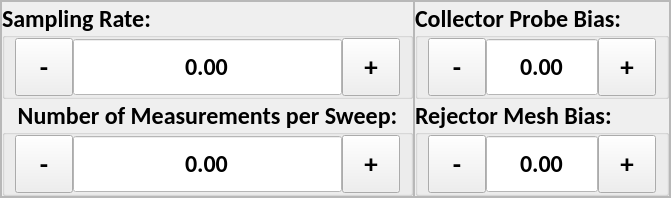
         <widget class="QFrame" name="frame_18">
          <property name="frameShape">
           <enum>QFrame::StyledPanel</enum>
          </property>
          <property name="frameShadow">
           <enum>QFrame::Raised</enum>
          </property>
          <layout class="QHBoxLayout" name="horizontalLayout_29">
           <property name="spacing">
            <number>0</number>
           </property>
           <property name="leftMargin">
            <number>0</number>
           </property>
           <property name="topMargin">
            <number>0</number>
           </property>
           <property name="rightMargin">
            <number>0</number>
           </property>
           <property name="bottomMargin">
            <number>0</number>
           </property>
           <item>
            <widget class="QFrame" name="frame_19">
             <property name="frameShape">
              <enum>QFrame::StyledPanel</enum>
             </property>
             <property name="frameShadow">
              <enum>QFrame::Raised</enum>
             </property>
             <layout class="QVBoxLayout" name="verticalLayout_20">
              <property name="spacing">
               <number>0</number>
              </property>
              <property name="leftMargin">
               <number>0</number>
              </property>
              <property name="topMargin">
               <number>0</number>
              </property>
              <property name="rightMargin">
               <number>0</number>
              </property>
              <property name="bottomMargin">
               <number>0</number>
              </property>
              <item>
               <widget class="QGroupBox" name="iea_sampling_rate_gb">
                <property name="font">
                 <font>
                  <family>Calibri</family>
                  <pointsize>18</pointsize>
                  <weight>75</weight>
                  <bold>true</bold>
                 </font>
                </property>
                <property name="styleSheet">
                 <string notr="true"/>
                </property>
                <property name="title">
                 <string>Sampling Rate:</string>
                </property>
                <property name="alignment">
                 <set>Qt::AlignLeading|Qt::AlignLeft|Qt::AlignVCenter</set>
                </property>
                <layout class="QHBoxLayout" name="horizontalLayout_30">
                 <property name="spacing">
                  <number>0</number>
                 </property>
                 <property name="leftMargin">
                  <number>10</number>
                 </property>
                 <property name="topMargin">
                  <number>0</number>
                 </property>
                 <property name="rightMargin">
                  <number>10</number>
                 </property>
                 <property name="bottomMargin">
                  <number>0</number>
                 </property>
                 <item>
                  <widget class="QToolButton" name="iea_sampling_rate_minus">
                   <property name="minimumSize">
                    <size>
                     <width>58</width>
                     <height>58</height>
                    </size>
                   </property>
                   <property name="maximumSize">
                    <size>
                     <width>58</width>
                     <height>58</height>
                    </size>
                   </property>
                   <property name="font">
                    <font>
                     <pointsize>20</pointsize>
                     <weight>75</weight>
                     <bold>true</bold>
                    </font>
                   </property>
                   <property name="text">
                    <string>-</string>
                   </property>
                  </widget>
                 </item>
                 <item>
                  <widget class="QDoubleSpinBox" name="iea_sampling_rate_input">
                   <property name="minimumSize">
                    <size>
                     <width>0</width>
                     <height>58</height>
                    </size>
                   </property>
                   <property name="maximumSize">
                    <size>
                     <width>1000</width>
                     <height>58</height>
                    </size>
                   </property>
                   <property name="font">
                    <font>
                     <family>Calibri</family>
                     <pointsize>18</pointsize>
                    </font>
                   </property>
                   <property name="focusPolicy">
                    <enum>Qt::NoFocus</enum>
                   </property>
                   <property name="layoutDirection">
                    <enum>Qt::LeftToRight</enum>
                   </property>
                   <property name="styleSheet">
                    <string notr="true">QDoubleSpinBox {
	background-color: #FFFFFF;
}</string>
                   </property>
                   <property name="alignment">
                    <set>Qt::AlignCenter</set>
                   </property>
                   <property name="readOnly">
                    <bool>true</bool>
                   </property>
                   <property name="buttonSymbols">
                    <enum>QAbstractSpinBox::NoButtons</enum>
                   </property>
                   <property name="correctionMode">
                    <enum>QAbstractSpinBox::CorrectToPreviousValue</enum>
                   </property>
                   <property name="showGroupSeparator" stdset="0">
                    <bool>false</bool>
                   </property>
                   <property name="decimals">
                    <number>2</number>
                   </property>
                   <property name="minimum">
                    <double>-10000.000000000000000</double>
                   </property>
                   <property name="maximum">
                    <double>10000.000000000000000</double>
                   </property>
                  </widget>
                 </item>
                 <item>
                  <widget class="QToolButton" name="iea_sampling_rate_plus">
                   <property name="minimumSize">
                    <size>
                     <width>58</width>
                     <height>58</height>
                    </size>
                   </property>
                   <property name="maximumSize">
                    <size>
                     <width>16777215</width>
                     <height>58</height>
                    </size>
                   </property>
                   <property name="font">
                    <font>
                     <pointsize>20</pointsize>
                     <weight>75</weight>
                     <bold>true</bold>
                    </font>
                   </property>
                   <property name="focusPolicy">
                    <enum>Qt::NoFocus</enum>
                   </property>
                   <property name="text">
                    <string>+</string>
                   </property>
                  </widget>
                 </item>
                </layout>
               </widget>
              </item>
              <item>
               <widget class="QGroupBox" name="iea_num_measurements_gb">
                <property name="font">
                 <font>
                  <family>Calibri</family>
                  <pointsize>18</pointsize>
                  <weight>75</weight>
                  <bold>true</bold>
                 </font>
                </property>
                <property name="title">
                 <string>Number of Measurements per Sweep:</string>
                </property>
                <property name="alignment">
                 <set>Qt::AlignCenter</set>
                </property>
                <layout class="QHBoxLayout" name="horizontalLayout_31">
                 <property name="spacing">
                  <number>0</number>
                 </property>
                 <property name="leftMargin">
                  <number>10</number>
                 </property>
                 <property name="topMargin">
                  <number>0</number>
                 </property>
                 <property name="rightMargin">
                  <number>10</number>
                 </property>
                 <property name="bottomMargin">
                  <number>0</number>
                 </property>
                 <item>
                  <widget class="QToolButton" name="iea_num_measurements_minus">
                   <property name="minimumSize">
                    <size>
                     <width>58</width>
                     <height>58</height>
                    </size>
                   </property>
                   <property name="maximumSize">
                    <size>
                     <width>58</width>
                     <height>58</height>
                    </size>
                   </property>
                   <property name="font">
                    <font>
                     <pointsize>20</pointsize>
                     <weight>75</weight>
                     <bold>true</bold>
                    </font>
                   </property>
                   <property name="text">
                    <string>-</string>
                   </property>
                  </widget>
                 </item>
                 <item>
                  <widget class="QDoubleSpinBox" name="iea_num_measurements_input">
                   <property name="minimumSize">
                    <size>
                     <width>0</width>
                     <height>58</height>
                    </size>
                   </property>
                   <property name="maximumSize">
                    <size>
                     <width>1000</width>
                     <height>58</height>
                    </size>
                   </property>
                   <property name="font">
                    <font>
                     <family>Calibri</family>
                     <pointsize>18</pointsize>
                    </font>
                   </property>
                   <property name="styleSheet">
                    <string notr="true">QDoubleSpinBox {
	background-color: #FFFFFF;
}</string>
                   </property>
                   <property name="alignment">
                    <set>Qt::AlignCenter</set>
                   </property>
                   <property name="readOnly">
                    <bool>true</bool>
                   </property>
                   <property name="buttonSymbols">
                    <enum>QAbstractSpinBox::NoButtons</enum>
                   </property>
                   <property name="correctionMode">
                    <enum>QAbstractSpinBox::CorrectToPreviousValue</enum>
                   </property>
                   <property name="showGroupSeparator" stdset="0">
                    <bool>false</bool>
                   </property>
                   <property name="decimals">
                    <number>2</number>
                   </property>
                   <property name="minimum">
                    <double>-10000.000000000000000</double>
                   </property>
                   <property name="maximum">
                    <double>10000.000000000000000</double>
                   </property>
                  </widget>
                 </item>
                 <item>
                  <widget class="QToolButton" name="iea_num_measurements_plus">
                   <property name="minimumSize">
                    <size>
                     <width>58</width>
                     <height>58</height>
                    </size>
                   </property>
                   <property name="maximumSize">
                    <size>
                     <width>16777215</width>
                     <height>58</height>
                    </size>
                   </property>
                   <property name="font">
                    <font>
                     <pointsize>20</pointsize>
                     <weight>75</weight>
                     <bold>true</bold>
                    </font>
                   </property>
                   <property name="focusPolicy">
                    <enum>Qt::NoFocus</enum>
                   </property>
                   <property name="text">
                    <string>+</string>
                   </property>
                  </widget>
                 </item>
                </layout>
               </widget>
              </item>
             </layout>
            </widget>
           </item>
           <item>
            <widget class="QFrame" name="frame_20">
             <property name="frameShape">
              <enum>QFrame::StyledPanel</enum>
             </property>
             <property name="frameShadow">
              <enum>QFrame::Raised</enum>
             </property>
             <layout class="QVBoxLayout" name="verticalLayout_21">
              <property name="spacing">
               <number>0</number>
              </property>
              <property name="leftMargin">
               <number>0</number>
              </property>
              <property name="topMargin">
               <number>0</number>
              </property>
              <property name="rightMargin">
               <number>0</number>
              </property>
              <property name="bottomMargin">
               <number>0</number>
              </property>
              <item>
               <widget class="QGroupBox" name="iea_collector_probe_gb">
                <property name="font">
                 <font>
                  <family>Calibri</family>
                  <pointsize>18</pointsize>
                  <weight>75</weight>
                  <bold>true</bold>
                 </font>
                </property>
                <property name="styleSheet">
                 <string notr="true"/>
                </property>
                <property name="title">
                 <string>Collector Probe Bias:</string>
                </property>
                <property name="alignment">
                 <set>Qt::AlignLeading|Qt::AlignLeft|Qt::AlignVCenter</set>
                </property>
                <layout class="QHBoxLayout" name="horizontalLayout_32">
                 <property name="spacing">
                  <number>0</number>
                 </property>
                 <property name="leftMargin">
                  <number>10</number>
                 </property>
                 <property name="topMargin">
                  <number>0</number>
                 </property>
                 <property name="rightMargin">
                  <number>10</number>
                 </property>
                 <property name="bottomMargin">
                  <number>0</number>
                 </property>
                 <item>
                  <widget class="QToolButton" name="iea_collector_probe_minus">
                   <property name="minimumSize">
                    <size>
                     <width>58</width>
                     <height>58</height>
                    </size>
                   </property>
                   <property name="maximumSize">
                    <size>
                     <width>58</width>
                     <height>58</height>
                    </size>
                   </property>
                   <property name="font">
                    <font>
                     <pointsize>20</pointsize>
                     <weight>75</weight>
                     <bold>true</bold>
                    </font>
                   </property>
                   <property name="text">
                    <string>-</string>
                   </property>
                  </widget>
                 </item>
                 <item>
                  <widget class="QDoubleSpinBox" name="iea_collector_probe_input">
                   <property name="minimumSize">
                    <size>
                     <width>0</width>
                     <height>58</height>
                    </size>
                   </property>
                   <property name="maximumSize">
                    <size>
                     <width>1000</width>
                     <height>58</height>
                    </size>
                   </property>
                   <property name="font">
                    <font>
                     <family>Calibri</family>
                     <pointsize>18</pointsize>
                    </font>
                   </property>
                   <property name="focusPolicy">
                    <enum>Qt::NoFocus</enum>
                   </property>
                   <property name="layoutDirection">
                    <enum>Qt::LeftToRight</enum>
                   </property>
                   <property name="styleSheet">
                    <string notr="true">QDoubleSpinBox {
	background-color: #FFFFFF;
}</string>
                   </property>
                   <property name="alignment">
                    <set>Qt::AlignCenter</set>
                   </property>
                   <property name="readOnly">
                    <bool>true</bool>
                   </property>
                   <property name="buttonSymbols">
                    <enum>QAbstractSpinBox::NoButtons</enum>
                   </property>
                   <property name="correctionMode">
                    <enum>QAbstractSpinBox::CorrectToPreviousValue</enum>
                   </property>
                   <property name="showGroupSeparator" stdset="0">
                    <bool>false</bool>
                   </property>
                   <property name="decimals">
                    <number>2</number>
                   </property>
                   <property name="minimum">
                    <double>-10000.000000000000000</double>
                   </property>
                   <property name="maximum">
                    <double>10000.000000000000000</double>
                   </property>
                  </widget>
                 </item>
                 <item>
                  <widget class="QToolButton" name="iea_collector_probe_plus">
                   <property name="minimumSize">
                    <size>
                     <width>58</width>
                     <height>58</height>
                    </size>
                   </property>
                   <property name="maximumSize">
                    <size>
                     <width>16777215</width>
                     <height>58</height>
                    </size>
                   </property>
                   <property name="font">
                    <font>
                     <pointsize>20</pointsize>
                     <weight>75</weight>
                     <bold>true</bold>
                    </font>
                   </property>
                   <property name="focusPolicy">
                    <enum>Qt::NoFocus</enum>
                   </property>
                   <property name="text">
                    <string>+</string>
                   </property>
                  </widget>
                 </item>
                </layout>
               </widget>
              </item>
              <item>
               <widget class="QGroupBox" name="iea_rejector_mesh_bias_gb">
                <property name="font">
                 <font>
                  <family>Calibri</family>
                  <pointsize>18</pointsize>
                  <weight>75</weight>
                  <bold>true</bold>
                 </font>
                </property>
                <property name="styleSheet">
                 <string notr="true"/>
                </property>
                <property name="title">
                 <string>Rejector Mesh Bias:</string>
                </property>
                <property name="alignment">
                 <set>Qt::AlignLeading|Qt::AlignLeft|Qt::AlignVCenter</set>
                </property>
                <layout class="QHBoxLayout" name="horizontalLayout_33">
                 <property name="spacing">
                  <number>0</number>
                 </property>
                 <property name="leftMargin">
                  <number>10</number>
                 </property>
                 <property name="topMargin">
                  <number>0</number>
                 </property>
                 <property name="rightMargin">
                  <number>10</number>
                 </property>
                 <property name="bottomMargin">
                  <number>0</number>
                 </property>
                 <item>
                  <widget class="QToolButton" name="iea_rejector_mesh_bias_minus">
                   <property name="minimumSize">
                    <size>
                     <width>58</width>
                     <height>58</height>
                    </size>
                   </property>
                   <property name="maximumSize">
                    <size>
                     <width>58</width>
                     <height>58</height>
                    </size>
                   </property>
                   <property name="font">
                    <font>
                     <pointsize>20</pointsize>
                     <weight>75</weight>
                     <bold>true</bold>
                    </font>
                   </property>
                   <property name="text">
                    <string>-</string>
                   </property>
                  </widget>
                 </item>
                 <item>
                  <widget class="QDoubleSpinBox" name="iea_rejector_mesh_bias_input">
                   <property name="minimumSize">
                    <size>
                     <width>0</width>
                     <height>58</height>
                    </size>
                   </property>
                   <property name="maximumSize">
                    <size>
                     <width>1000</width>
                     <height>58</height>
                    </size>
                   </property>
                   <property name="font">
                    <font>
                     <family>Calibri</family>
                     <pointsize>18</pointsize>
                    </font>
                   </property>
                   <property name="focusPolicy">
                    <enum>Qt::NoFocus</enum>
                   </property>
                   <property name="layoutDirection">
                    <enum>Qt::LeftToRight</enum>
                   </property>
                   <property name="styleSheet">
                    <string notr="true">QDoubleSpinBox {
	background-color: #FFFFFF;
}</string>
                   </property>
                   <property name="alignment">
                    <set>Qt::AlignCenter</set>
                   </property>
                   <property name="readOnly">
                    <bool>true</bool>
                   </property>
                   <property name="buttonSymbols">
                    <enum>QAbstractSpinBox::NoButtons</enum>
                   </property>
                   <property name="correctionMode">
                    <enum>QAbstractSpinBox::CorrectToPreviousValue</enum>
                   </property>
                   <property name="showGroupSeparator" stdset="0">
                    <bool>false</bool>
                   </property>
                   <property name="decimals">
                    <number>2</number>
                   </property>
                   <property name="minimum">
                    <double>-10000.000000000000000</double>
                   </property>
                   <property name="maximum">
                    <double>10000.000000000000000</double>
                   </property>
                  </widget>
                 </item>
                 <item>
                  <widget class="QToolButton" name="iea_rejector_mesh_bias_plus">
                   <property name="minimumSize">
                    <size>
                     <width>58</width>
                     <height>58</height>
                    </size>
                   </property>
                   <property name="maximumSize">
                    <size>
                     <width>16777215</width>
                     <height>58</height>
                    </size>
                   </property>
                   <property name="font">
                    <font>
                     <pointsize>20</pointsize>
                     <weight>75</weight>
                     <bold>true</bold>
                    </font>
                   </property>
                   <property name="focusPolicy">
                    <enum>Qt::NoFocus</enum>
                   </property>
                   <property name="text">
                    <string>+</string>
                   </property>
                  </widget>
                 </item>
                </layout>
               </widget>
              </item>
             </layout>
            </widget>
           </item>
          </layout>
         </widget>
